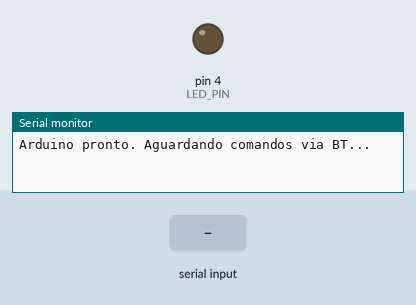
Recording of a sketch running on a simulated Arduino Uno, built with avr-gcc and run on an emulated ATmega328P. Parts: output pins drawn as LEDs (lit = HIGH), the last lines printed to the serial monitor. The test bench sets the inputs (shaded band).

Above: at 1.2 s.
1.3 s: "1" received over the second serial link
At 2.5 s:
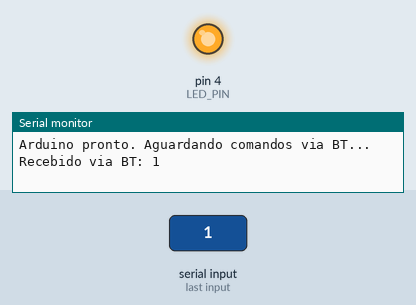
2.8 s: "0" received over the second serial link
At 3.7 s:
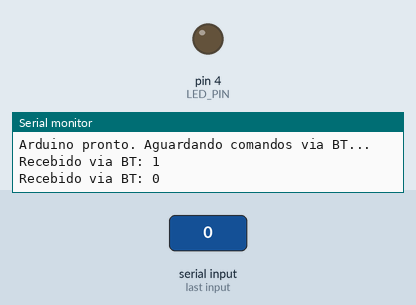
Timing chart, 0 to 5.8 s (numbered marks = the images above; inputs shaded):
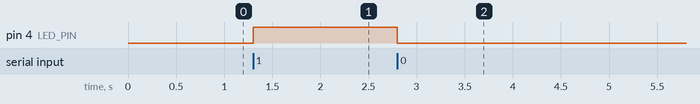

The sketch:

hc05_led.ino
```cpp
#include <SoftwareSerial.h>

const int BT_RX = 10; // RX do Arduino (conecta ao TX do HC-05)
const int BT_TX = 11; // TX do Arduino (conecta ao RX do HC-05) - usar divisor de tensão no RX do HC-05
const int LED_PIN = 4;

SoftwareSerial bt(BT_RX, BT_TX); // RX, TX

void setup() {
  pinMode(LED_PIN, OUTPUT);
  digitalWrite(LED_PIN, LOW);
  Serial.begin(9600);       // Serial via USB (opcional, para debug)
  bt.begin(9600);           // Verifique o baud do seu HC-05 (comum: 9600)
  Serial.println("Arduino pronto. Aguardando comandos via BT...");
}

void loop() {
  if (bt.available()) {
    char c = (char)bt.read();
    Serial.print("Recebido via BT: ");
    Serial.println(c);

    if (c == '1') {
      digitalWrite(LED_PIN, HIGH);
      // opcional: enviar confirmação
      bt.println("OK:LED_ON");
    } else if (c == '0') {
      digitalWrite(LED_PIN, LOW);
      bt.println("OK:LED_OFF");
    } else {
      // ignorar ou tratar outros comandos
    }
  }

  // opcional: forward data do USB para Bluetooth (debug)
  if (Serial.available()) {
    char d = (char)Serial.read();
    bt.write(d);
  }
}
```

Measured:
- after the input at 1.3 s, pin 4 (LED_PIN): LOW → HIGH at once
- after the input at 2.8 s, pin 4 (LED_PIN): HIGH → LOW at once
